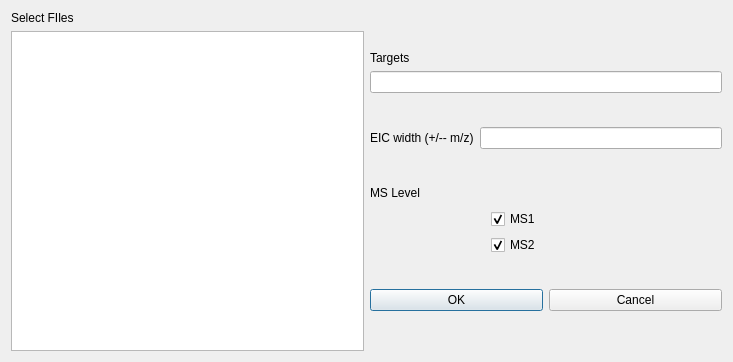
<?xml version="1.0" encoding="UTF-8"?>
<ui version="4.0">
 <class>Dialog</class>
 <widget class="QDialog" name="Dialog">
  <property name="geometry">
   <rect>
    <x>0</x>
    <y>0</y>
    <width>733</width>
    <height>362</height>
   </rect>
  </property>
  <property name="windowTitle">
   <string>Dialog</string>
  </property>
  <layout class="QGridLayout" name="gridLayout_3">
   <item row="0" column="0">
    <layout class="QVBoxLayout" name="verticalLayout_2">
     <item>
      <widget class="QLabel" name="label_3">
       <property name="text">
        <string>Select FIles</string>
       </property>
      </widget>
     </item>
     <item>
      <widget class="QListWidget" name="EIC_dialog_select_files"/>
     </item>
    </layout>
   </item>
   <item row="0" column="1">
    <layout class="QVBoxLayout" name="verticalLayout">
     <item>
      <spacer name="verticalSpacer">
       <property name="orientation">
        <enum>Qt::Vertical</enum>
       </property>
       <property name="sizeHint" stdset="0">
        <size>
         <width>20</width>
         <height>40</height>
        </size>
       </property>
      </spacer>
     </item>
     <item>
      <layout class="QGridLayout" name="gridLayout_2">
       <item row="1" column="0">
        <widget class="QLineEdit" name="EIC_dialog_targets"/>
       </item>
       <item row="0" column="0">
        <widget class="QLabel" name="label_2">
         <property name="maximumSize">
          <size>
           <width>16777215</width>
           <height>100</height>
          </size>
         </property>
         <property name="text">
          <string>Targets</string>
         </property>
        </widget>
       </item>
      </layout>
     </item>
     <item>
      <spacer name="verticalSpacer_5">
       <property name="orientation">
        <enum>Qt::Vertical</enum>
       </property>
       <property name="sizeHint" stdset="0">
        <size>
         <width>20</width>
         <height>18</height>
        </size>
       </property>
      </spacer>
     </item>
     <item>
      <layout class="QHBoxLayout" name="horizontalLayout_2">
       <item>
        <widget class="QLabel" name="label">
         <property name="text">
          <string>EIC width (+/-- m/z)</string>
         </property>
        </widget>
       </item>
       <item>
        <widget class="QLineEdit" name="EIC_dialog_width"/>
       </item>
      </layout>
     </item>
     <item>
      <spacer name="verticalSpacer_4">
       <property name="orientation">
        <enum>Qt::Vertical</enum>
       </property>
       <property name="sizeHint" stdset="0">
        <size>
         <width>20</width>
         <height>18</height>
        </size>
       </property>
      </spacer>
     </item>
     <item>
      <layout class="QGridLayout" name="gridLayout">
       <item row="0" column="0">
        <widget class="QLabel" name="label_4">
         <property name="text">
          <string>MS Level</string>
         </property>
        </widget>
       </item>
       <item row="0" column="1">
        <spacer name="horizontalSpacer_5">
         <property name="orientation">
          <enum>Qt::Horizontal</enum>
         </property>
         <property name="sizeHint" stdset="0">
          <size>
           <width>58</width>
           <height>20</height>
          </size>
         </property>
        </spacer>
       </item>
       <item row="0" column="2">
        <spacer name="horizontalSpacer_6">
         <property name="orientation">
          <enum>Qt::Horizontal</enum>
         </property>
         <property name="sizeHint" stdset="0">
          <size>
           <width>58</width>
           <height>20</height>
          </size>
         </property>
        </spacer>
       </item>
       <item row="1" column="0">
        <spacer name="horizontalSpacer">
         <property name="orientation">
          <enum>Qt::Horizontal</enum>
         </property>
         <property name="sizeHint" stdset="0">
          <size>
           <width>68</width>
           <height>20</height>
          </size>
         </property>
        </spacer>
       </item>
       <item row="1" column="1">
        <widget class="QCheckBox" name="msLevel_MS1">
         <property name="text">
          <string>MS1</string>
         </property>
         <property name="checked">
          <bool>true</bool>
         </property>
        </widget>
       </item>
       <item row="1" column="2">
        <spacer name="horizontalSpacer_3">
         <property name="orientation">
          <enum>Qt::Horizontal</enum>
         </property>
         <property name="sizeHint" stdset="0">
          <size>
           <width>68</width>
           <height>20</height>
          </size>
         </property>
        </spacer>
       </item>
       <item row="2" column="0">
        <spacer name="horizontalSpacer_2">
         <property name="orientation">
          <enum>Qt::Horizontal</enum>
         </property>
         <property name="sizeHint" stdset="0">
          <size>
           <width>68</width>
           <height>20</height>
          </size>
         </property>
        </spacer>
       </item>
       <item row="2" column="1">
        <widget class="QCheckBox" name="msLevel_MS2">
         <property name="text">
          <string>MS2</string>
         </property>
         <property name="checked">
          <bool>true</bool>
         </property>
        </widget>
       </item>
       <item row="2" column="2">
        <spacer name="horizontalSpacer_4">
         <property name="orientation">
          <enum>Qt::Horizontal</enum>
         </property>
         <property name="sizeHint" stdset="0">
          <size>
           <width>68</width>
           <height>20</height>
          </size>
         </property>
        </spacer>
       </item>
      </layout>
     </item>
     <item>
      <spacer name="verticalSpacer_3">
       <property name="orientation">
        <enum>Qt::Vertical</enum>
       </property>
       <property name="sizeHint" stdset="0">
        <size>
         <width>20</width>
         <height>18</height>
        </size>
       </property>
      </spacer>
     </item>
     <item>
      <layout class="QHBoxLayout" name="horizontalLayout">
       <item>
        <widget class="QPushButton" name="EIC_dialog_OK">
         <property name="text">
          <string>OK</string>
         </property>
        </widget>
       </item>
       <item>
        <widget class="QPushButton" name="EIC_dialog_cancel">
         <property name="text">
          <string>Cancel</string>
         </property>
        </widget>
       </item>
      </layout>
     </item>
     <item>
      <spacer name="verticalSpacer_2">
       <property name="orientation">
        <enum>Qt::Vertical</enum>
       </property>
       <property name="sizeHint" stdset="0">
        <size>
         <width>20</width>
         <height>40</height>
        </size>
       </property>
      </spacer>
     </item>
    </layout>
   </item>
  </layout>
 </widget>
 <resources/>
 <connections/>
</ui>
